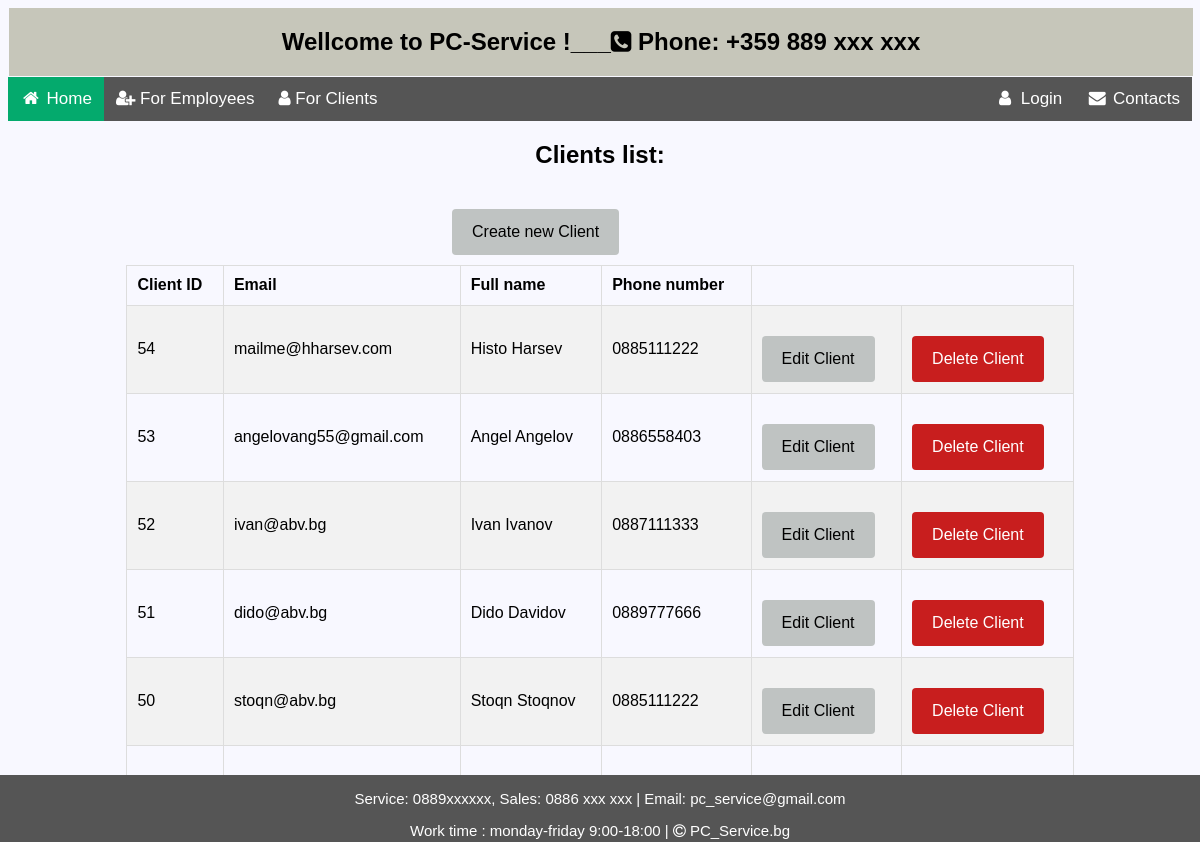
Page /clients/client-list/ on the committed database.
### sm_system/clients/models.py (models this page shows)
class Client(models.Model):
    use_in_migration = True
    FIRST_NAME_MIN_LEN = 2
    FIRST_NAME_MAX_LEN = 30
    LAST_NAME_MIN_LEN = 2
    LAST_NAME_MAX_LEN = 30
    PHONE_MAX_LENGTH = 12
    PHONE_MIN_LENGTH = 9
    email = models.EmailField(
        unique=True,
        validators={validators.EmailValidator},
        blank=True,
        null=True
    )
    first_name = models.CharField(
        max_length=FIRST_NAME_MAX_LEN,
        validators=(
            validators.MinLengthValidator(FIRST_NAME_MIN_LEN),
            is_letter_validator,
            first_char_capital_validator,
        ),
        blank=False,
        null=False,
    )
    last_name = models.CharField(
        max_length=LAST_NAME_MAX_LEN,
        validators=(
            validators.MinLengthValidator(LAST_NAME_MIN_LEN),
            is_letter_validator,
            first_char_capital_validator,
        ),
        blank=False,
        null=False,
    )
    phone_number = models.CharField(
        max_length=PHONE_MAX_LENGTH,
        validators=(
            validators.MinLengthValidator(PHONE_MIN_LENGTH),
            phone_validator,
        ),
        blank=False,
        null=False,
    )
    def __str__(self):
        return f'{self.first_name} {self.last_name}'
    class Meta:
        ordering = ('-pk',)

### sm_system/clients/views.py (the view)
# urls.py: path('client-list/', ClientListView.as_view(), name='clients_list'),
class ClientListView(ListView):
    model = Client
    template_name = 'clients/clients_list.html'
    def get_queryset(self):
        return super().get_queryset()

### templates/clients/clients_list.html
{% extends 'home_page.html' %}
{% load static %}
{% block content %}
<div class="info div">
    <h2 class="headers"> Clients list:</h2>
    <div class="center">
        <a href="{% url 'create_client'%}" class="button ">Create new Client</a>
    </div>
    <table class="table">
        <tr >
            <th>Client ID</th>
            <th>Email</th>
            <th>Full name</th>
            <th>Phone number</th>
        </tr>
        {% for client in object_list %}
        <tr>
            <td>{{ client.id }}</td>
            <td >{{ client.email }}</td>
            <td>{{   client }}</td>
            <td>{{ client.phone_number }}</td>
            <td><a class="edit-button" href="{% url 'edit_client' pk=client.pk %}" >Edit Client</a></td>
            <td><a class="edit-button" style="background-color: #c81e1e; color:white" href="{% url 'delete_client' pk=client.pk %}" >Delete Client</a></td>
        </tr>
        {% empty %}
            <h2 class="center" >No records for Clients!</h2>
        {% endfor %}
    </table>
</div>
{% endblock %}

### static/css/main.css (style rules this page uses)
body { font-family: Arial, Helvetica, sans-serif;background-color: ghostwhite }

### static/css/forms.css (style rules this page uses)
.headers { text-align: center; }
.center { display: block; margin-left: auto; margin-right: auto; width: 30%; }
.info div { display: block; margin-left: auto; margin-right: auto; width: 25%; }
.info input[type=submit], .info a { background-color: #04AA6D; color: white; padding: 14px 20px; margin-top: 20px; margin-left: auto; margin-right: auto; border: none; border-radius: 4px; cursor: pointer; }
.info a { text-decoration: none; background-color: #bfc3c2; color: black; text-align: center; }
.table { border-collapse: collapse; border-spacing: 0; width: 80%; border: 1px solid #ddd; margin: auto; }
.table th, td { border: 1px solid #dddddd; text-align: left; padding: 10px; height: 40px; }
.table tr:nth-child(even) { background-color: #f2f2f2; }
.button { background-color: #bfc3c2; border: none; color: black; padding: 10px 10px; text-align: center; text-decoration: none; display: inline-block ; margin: 10px 30%; cursor: pointer; border-radius: 10px; }
.edit-button { background-color: #bfc3c2; border: none; color: black; padding: 1px 1px; text-decoration: none; display: inline-block ; margin: 1px 1px; cursor: pointer; border-radius: 2px; }

### static/css/search_form.css (style rules this page uses)
* { box-sizing: border-box; }

### rows in the picture
Client: id "54", email "mailme@hharsev.com", first_name+last_name "Histo Harsev", phone_number "0885111222"
Client: id "53", email "angelovang55@gmail.com", first_name+last_name "Angel Angelov", phone_number "0886558403"
Client: id "52", email "ivan@abv.bg", first_name+last_name "Ivan Ivanov", phone_number "0887111333"
Client: id "51", email "dido@abv.bg", first_name+last_name "Dido Davidov", phone_number "0889777666"
Client: id "50", email "stoqn@abv.bg", first_name+last_name "Stoqn Stoqnov", phone_number "0885111222"
